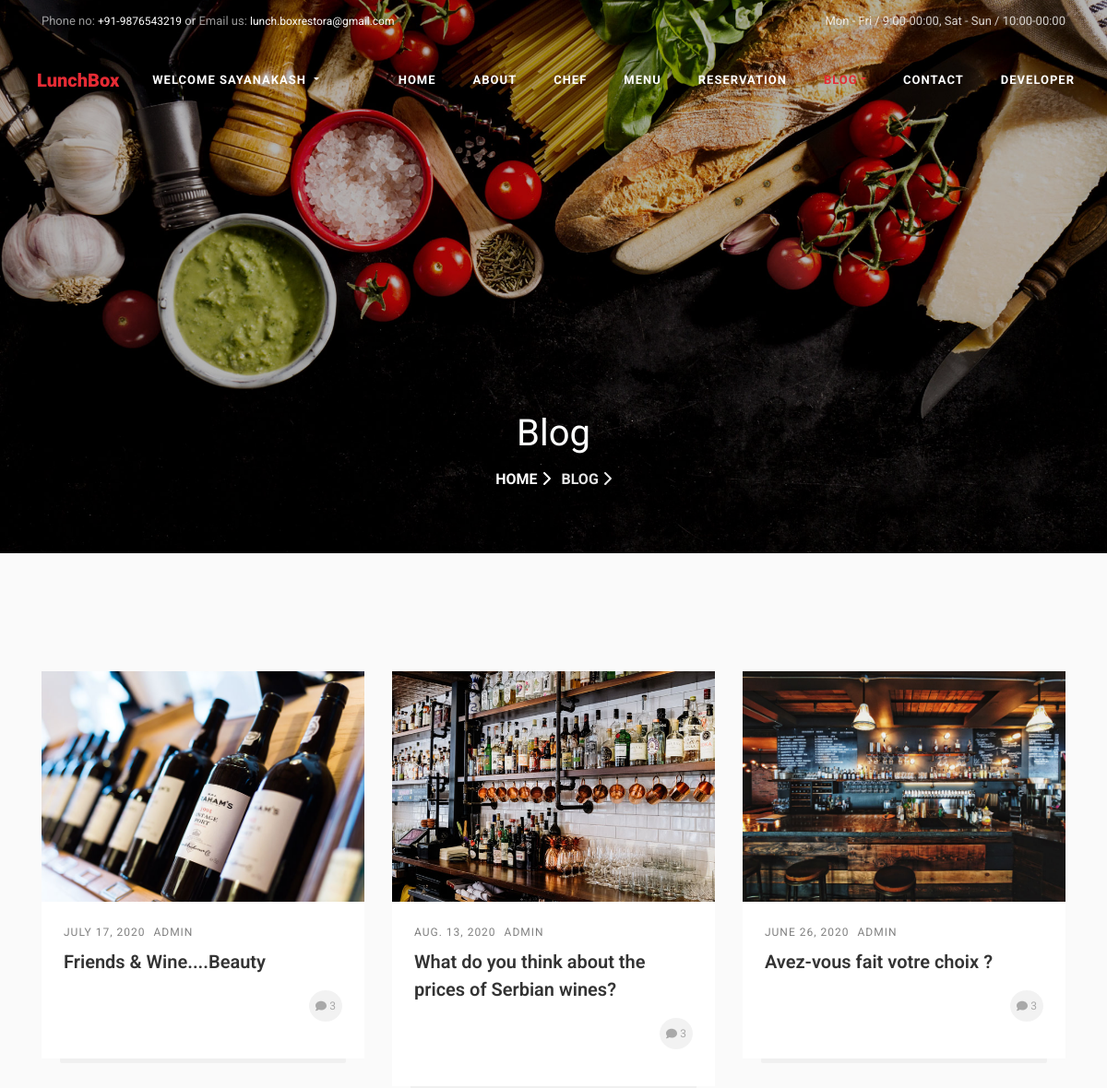
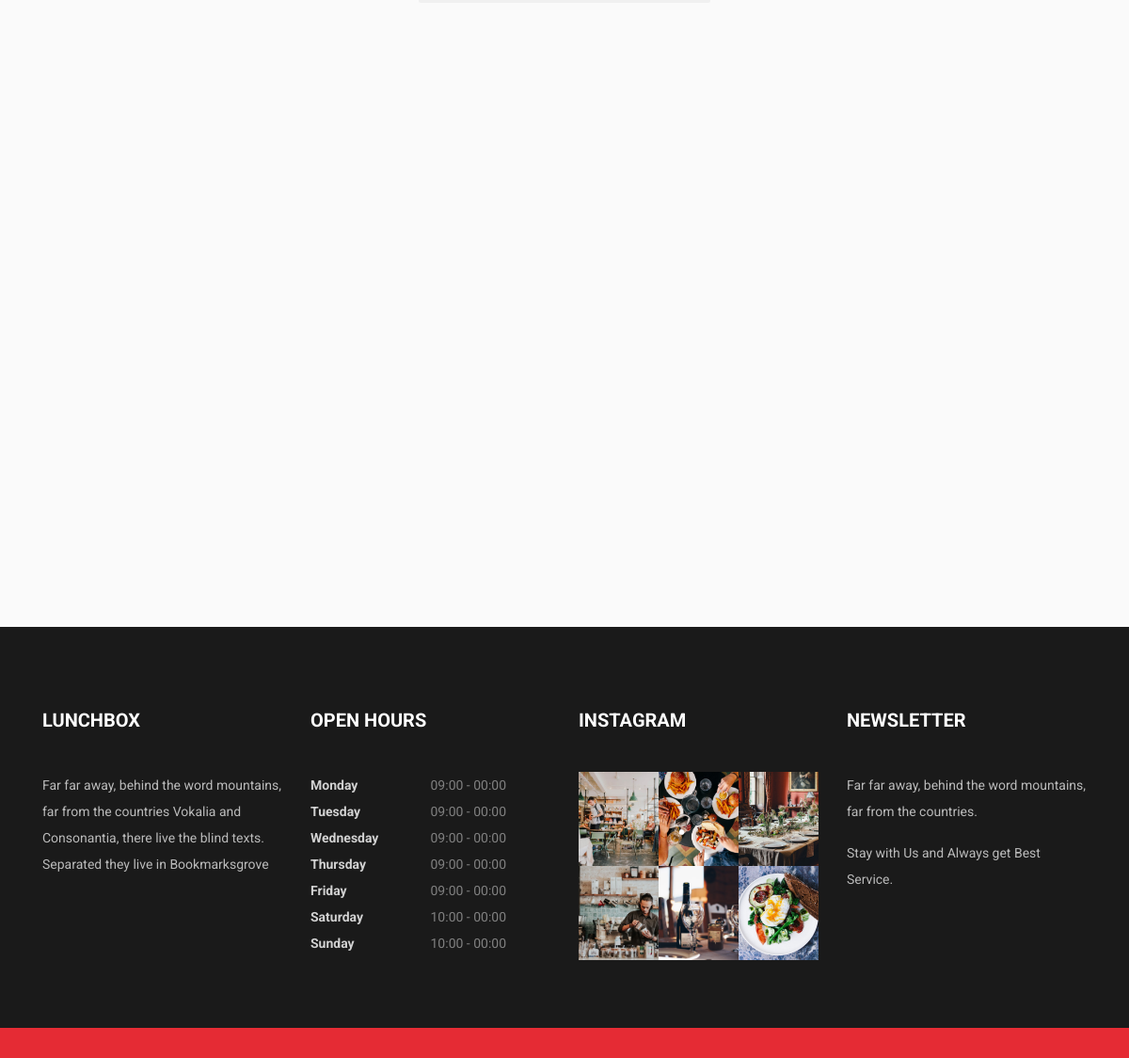
Page /blog/ (signed in) on the committed database (2 pictures, top to bottom).
### mainapp/models.py (models this page shows, shortened)
class Blog(models.Model):
    img=models.ImageField(upload_to='images')
    date=models.DateField()
    uploadby=models.CharField(max_length=100)
    subject=models.TextField()

### mainapp/views.py (the view)
# urls.py: 2. Add a URL to urlpatterns:  path('blog/', include('blog.urls'))
def blog(request):
    all_blog=Blog.objects.all()
    return render(request,'mainapp/blog.html',{"Blogs":all_blog})

### mainapp/templates/mainapp/blog.html (shortened to what this page needs)
<!DOCTYPE html>
<html lang="en">
<head>
	{% load static %}
	<link rel="stylesheet" href="https://stackpath.bootstrapcdn.com/font-awesome/4.7.0/css/font-awesome.min.css">
	<link rel="stylesheet" href="{% static 'mainapp/css/all.min.css' %}">
	<link rel="stylesheet" href="{% static 'mainapp/css/animate.css' %}">
	<link rel="stylesheet" href="{% static 'mainapp/css/owl.carousel.min.css' %}">
	<link rel="stylesheet" href="{% static 'mainapp/css/owl.theme.default.min.css' %}">
	<link rel="stylesheet" href="{% static 'mainapp/css/magnific-popup.css' %}">
	<link rel="stylesheet" href="{% static 'mainapp/css/bootstrap-datepicker.css' %}">
	<link rel="stylesheet" href="{% static 'mainapp/css/jquery.timepicker.css' %}">
	<link rel="stylesheet" href="{% static 'mainapp/css/flaticon.css' %}">
	<link rel="stylesheet" href="{% static 'mainapp/css/style.css' %}">
</head>
<body>
 <div class="wrap">
   <div class="container">
    <div class="row justify-content-between">
     <div class="col-12 col-md d-flex align-items-center">
      <p class="mb-0 phone"><span class="mailus">Phone no:</span> <a href="tel://9876543219">+91-9876543219</a> or <span class="mailus">Email us:</span> <a href="mailto:lunch.boxrestora@gmail.com">lunch.boxrestora@gmail.com</a></p>
    </div>
    <div class="col-12 col-md d-flex justify-content-md-end">
      <p class="mb-0">Mon - Fri / 9:00-00:00, Sat - Sun / 10:00-00:00 </p>
  </div>
</div>
</div>
</div>
<nav class="navbar navbar-expand-lg navbar-dark ftco_navbar bg-dark ftco-navbar-light" id="ftco-navbar">
 <div class="container-fluid">
   <a class="navbar-brand" href="{% url 'home' %}">LunchBox</a>
   <ul class="navbar-nav">
    <li class="nav-item dropdown">
      <a class="nav-link dropdown-toggle" id="navbarDropdown" role="button" data-toggle="dropdown" aria-haspopup="true" aria-expanded="false">
        <b>welcome
          {{request.user}}</b>
      </a>
      </li>
  </ul>
   <div class="collapse navbar-collapse" id="ftco-nav">
     <ul class="navbar-nav ml-auto">
      <li class="nav-item"><a href="{% url 'home' %}" class="nav-link"><b>Home</b></a></li>
      <li class="nav-item"><a href="/about" class="nav-link"><b>About</b></a></li>
      <li class="nav-item"><a href="/chef" class="nav-link"><b>Chef</b></a></li>
      <li class="nav-item"><a href="/menu" class="nav-link"><b>Menu</b></a></li>
      <li class="nav-item"><a href="/reserve" class="nav-link"><b>Reservation</b></a></li>
      <li class="nav-item dropdown active"><a href=" " class="nav-link dropdown-toggle"  id="navbarDropdown" role="button" data-toggle="dropdown" aria-haspopup="true" aria-expanded="false"><b>Blog</b></a>
      </li>
      <li class="nav-item"><a href="/contact" class="nav-link"><b>Contact</b></a></li>
      <li class="nav-item"><a href="/developer" class="nav-link"><b>Developer</b></a></li>
    </ul>
  </div>
</div>
</nav>
<section class="hero-wrap hero-wrap-2" style="background-image: url('/static/mainapp/images/bg_5.jpg');" data-stellar-background-ratio="0.5">
  <div class="overlay"></div>
  <div class="container">
    <div class="row no-gutters slider-text align-items-end justify-content-center">
      <div class="col-md-9 ftco-animate text-center mb-5">
        <h1 class="mb-2 bread">Blog</h1>
        <p class="breadcrumbs"><span class="mr-2"><a href="{% url 'home' %}">Home <i class="fa fa-chevron-right"></i></a></span> <span>Blog <i class="fa fa-chevron-right"></i></span></p>
      </div>
    </div>
  </div>
</section>
<section class="ftco-section bg-light">
 <div class="container">
  <div class="row">
    {% for blg in Blogs %}
    <div class="col-md-4 ftco-animate">
      <div class="blog-entry">
        <a class="block-20" style="background-image: url({{blg.img.url}})";></a>
        <div class="text px-4 pt-3 pb-4">
          <div class="meta">
            <div>{{blg.date}}</div>
						<div>{{blg.uploadby}}</div>
          </div>
          <h3 class="heading">{{blg.subject}}</h3>
          <p class="clearfix"><a class="float-right meta-chat"><span class="fa fa-comment"></span> 3</a></p>
        </div>
      </div>
    </div>
    {% endfor %}
  </div>
</div>
</section>
<footer class="ftco-footer ftco-no-pb ftco-section">
  <div class="container">
    <div class="row mb-5">
      <div class="col-md-6 col-lg-3">
        <div class="ftco-footer-widget mb-4">
          <h2 class="ftco-heading-2">LunchBox</h2>
          <p>Far far away, behind the word mountains, far from the countries Vokalia and Consonantia, there live the blind texts. Separated they live in Bookmarksgrove</p>
          <ul class="ftco-footer-social list-unstyled float-md-left float-lft mt-3">
          </ul>
        </div>
      </div>
      <div class="col-md-6 col-lg-3">
        <div class="ftco-footer-widget mb-4">
          <h2 class="ftco-heading-2">Open Hours</h2>
          <ul class="list-unstyled open-hours">
            <li class="d-flex"><span>Monday</span><span>09:00 - 00:00</span></li>
							<li class="d-flex"><span>Tuesday</span><span>09:00 - 00:00</span></li>
							<li class="d-flex"><span>Wednesday</span><span>09:00 - 00:00</span></li>
							<li class="d-flex"><span>Thursday</span><span>09:00 - 00:00</span></li>
							<li class="d-flex"><span>Friday</span><span>09:00 - 00:00</span></li>
							<li class="d-flex"><span>Saturday</span><span>10:00 - 00:00</span></li>
							<li class="d-flex"><span>Sunday</span><span>10:00 - 00:00</span></li>
          </ul>
        </div>
      </div>
      <div class="col-md-6 col-lg-3">
        <div class="ftco-footer-widget mb-4">
          <h2 class="ftco-heading-2">Instagram</h2>
          <div class="thumb d-sm-flex">
            <a href="https://drive.google.com/file/d/1zyFmZR5KDbyP_fv7VPDGHe_pBYfKEtF6/view?usp=sharing" class="thumb-menu img" style="background-image: url(/static/mainapp/images/insta-1.jpg);">
            </a>
            <a href="https://drive.google.com/file/d/1HX8Vun4v9Coj5vwzJICtkrswO4NBp-mD/view?usp=sharing" class="thumb-menu img" style="background-image: url(/static/mainapp/images/insta-2.jpg);">
            </a>
            <a href="https://drive.google.com/file/d/1gUN3M-1EYicP82St5f1ThRuvTG_qQNpi/view?usp=sharing" class="thumb-menu img" style="background-image: url(/static/mainapp/images/insta-3.jpg);">
            </a>
          </div>
          <div class="thumb d-flex">
            <a href="https://drive.google.com/file/d/1RHwvG-NnYxvH5io23SkxmqowFd3NLeWw/view?usp=sharing" class="thumb-menu img" style="background-image: url(/static/mainapp/images/insta-4.jpg);">
            </a>
            <a href="https://drive.google.com/file/d/1dZdnuv8NeA9MJdISKirPFNvN83Z_F5A2/view?usp=sharing" class="thumb-menu img" style="background-image: url(/static/mainapp/images/insta-5.jpg);">
            </a>
            <a href="https://drive.google.com/file/d/126vUOA3aFqUMqXxnp4Yf4BaCS3MqTxfA/view?usp=sharing" class="thumb-menu img" style="background-image: url(/static/mainapp/images/insta-6.jpg);">
            </a>
          </div>
        </div>
      </div>
    <div class="col-md-6 col-lg-3">
      <div class="ftco-footer-widget mb-4">
       <h2 class="ftco-heading-2">Newsletter</h2>
       <p>Far far away, behind the word mountains, far from the countries.</p>
       <p>Stay with Us and Always get Best Service.</p>
    </div>
  </div>
</div>
</div>
<div class="container-fluid px-0 bg-primary py-3">
</div>
</footer>
	</body>
	</html>

### rows in the picture
Blog: img (picture), date "JULY 17, 2020", uploadby "ADMIN", subject "Friends & Wine....Beauty"
Blog: img (picture), date "AUG. 13, 2020", uploadby "ADMIN", subject "What do you think about the prices of Serbian wines?"
Blog: img (picture), date "JUNE 26, 2020", uploadby "ADMIN", subject "Avez-vous fait votre choix ?"

### other values in the picture
{{ request.user }} "SAYANAKASH"
